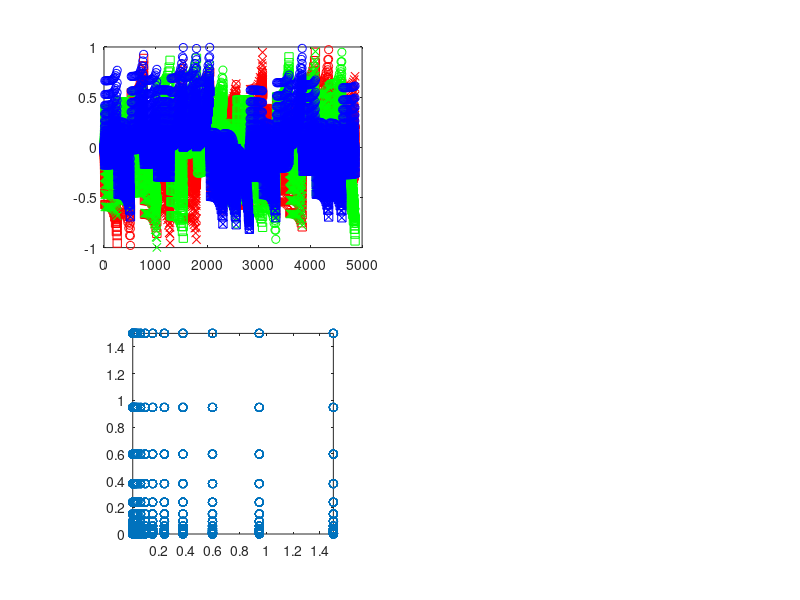

Recreate this plot in MATLAB. (Note: this script raises an error after producing the figure.)
clear all

wd = cd;
DataDir = '/opt/topspin2/data/DT/nmr';
%DataDir = '/Users/daniel/NMRdata/AVII500/DT';
ExpNam = 'AOToct6'; expno = 20;
ExpNam = 'AOT_1H2H_comp'; expno = 20;
ExpNam = 'AOToct7'; expno = 7;
ExpNam = 'AOTdecanol'; expno = 20;
ExpNam = 'Yeast_tripgse'; expno = 73;

Nb = 16;

%biso = linspace(0.02,1,Nb)'; baniso = linspace(0,1,Nb)';
biso = logspace(log10(0.001),0,Nb)'; baniso = biso; baniso(1) = 0;

[biso,baniso] = ndgrid(biso,baniso);
biso = reshape(biso,Nb^2,1);
baniso = reshape(baniso,Nb^2,1);

b = biso + abs(baniso);
biso = biso/max(b);
baniso = baniso/max(b);
b = b/max(b);
beA = zeros(size(b));
indx = baniso>0;
beA(indx) = baniso(indx);
Deltab = (biso + 3*beA - b)/2./b;
ConeAngle = acos(sqrt((Deltab*2+1)/3));

Grel = sqrt(b);

load UniformDistSphereRepulsionN19
%theta = 1*pi/2; phi = 1*pi/2;
Ndir = length(theta);
%phi = 0*pi/2*ones(Ndir,1);
%theta = -0*pi/2 + pi/2*linspace(0,1,Ndir)';

[b_indx,Dir_indx] = ndgrid(1:Nb^2,1:Ndir);
td1 = numel(b_indx);

b_indx = reshape(b_indx,td1,1);
Dir_indx = reshape(Dir_indx,td1,1);

gamma = phi(Dir_indx);
beta = theta(Dir_indx);
alpha = zeros(size(Dir_indx));
%figure(1), clf, plot(alpha,beta,'o'), return

for ntd1 = 1:td1
    A.gamma = gamma(ntd1);
    A.beta = beta(ntd1);
    A.alpha = alpha(ntd1);
    
    R.gamma = [
        cos(A.gamma) sin(A.gamma) 0
        -sin(A.gamma) cos(A.gamma) 0
        0 0 1];

    R.beta = [
        cos(A.beta) 0 -sin(A.beta)
        0 1 0
        sin(A.beta) 0 cos(A.beta)];

    R.alpha = [
        cos(A.alpha) sin(A.alpha) 0
        -sin(A.alpha) cos(A.alpha) 0
        0 0 1];

    R.mat = R.gamma*R.beta*R.alpha;
    
    R.xx(ntd1,1) = R.mat(1,1);
    R.xy(ntd1,1) = R.mat(1,2);
    R.xz(ntd1,1) = R.mat(1,3);
    R.yx(ntd1,1) = R.mat(2,1);
    R.yy(ntd1,1) = R.mat(2,2);
    R.yz(ntd1,1) = R.mat(2,3);
    R.zx(ntd1,1) = R.mat(3,1);
    R.zy(ntd1,1) = R.mat(3,2);
    R.zz(ntd1,1) = R.mat(3,3);
end
                
G.ax = cos(0).*sin(ConeAngle(b_indx)).*Grel(b_indx);
G.ay = sin(0).*sin(ConeAngle(b_indx)).*Grel(b_indx);
G.az = cos(ConeAngle(b_indx)).*Grel(b_indx);
G.bx = cos(2*pi/3).*sin(ConeAngle(b_indx)).*Grel(b_indx);
G.by = sin(2*pi/3).*sin(ConeAngle(b_indx)).*Grel(b_indx);
G.bz = cos(ConeAngle(b_indx)).*Grel(b_indx);
G.cx = cos(4*pi/3).*sin(ConeAngle(b_indx)).*Grel(b_indx);
G.cy = sin(4*pi/3).*sin(ConeAngle(b_indx)).*Grel(b_indx);
G.cz = cos(ConeAngle(b_indx)).*Grel(b_indx);

rax = R.xx.*G.ax + R.xy.*G.ay + R.xz.*G.az;
ray = R.yx.*G.ax + R.yy.*G.ay + R.yz.*G.az;
raz = R.zx.*G.ax + R.zy.*G.ay + R.zz.*G.az;
rbx = R.xx.*G.bx + R.xy.*G.by + R.xz.*G.bz;
rby = R.yx.*G.bx + R.yy.*G.by + R.yz.*G.bz;
rbz = R.zx.*G.bx + R.zy.*G.by + R.zz.*G.bz;
rcx = R.xx.*G.cx + R.xy.*G.cy + R.xz.*G.cz;
rcy = R.yx.*G.cx + R.yy.*G.cy + R.yz.*G.cz;
rcz = R.zx.*G.cx + R.zy.*G.cy + R.zz.*G.cz;

symv.x = rax+rbx+rcx;
symv.y = ray+rby+rcy;
symv.z = raz+rbz+rcz;

rtot = sqrt((rax+rbx+rcx).^2+(ray+rby+rcy).^2+(raz+rbz+rcz).^2);

figure(1), clf
subplot(2,2,1)
plot(1:td1,rax,'ro',1:td1,rbx,'rs',1:td1,rcx,'rx',...
    1:td1,ray,'go',1:td1,rby,'gs',1:td1,rcy,'gx',...
    1:td1,raz,'bo',1:td1,rbz,'bs',1:td1,rcz,'bx')

bmat.xx = rax.*rax + rbx.*rbx + rcx.*rcx;
bmat.yy = ray.*ray + rby.*rby + rcy.*rcy;
bmat.zz = raz.*raz + rbz.*rbz + rcz.*rcz;
bmat.xy = rax.*ray + rbx.*rby + rcx.*rcy;
bmat.xz = rax.*raz + rbx.*rbz + rcx.*rcz;
bmat.yz = ray.*raz + rby.*rbz + rcy.*rcz;

btot = bmat.xx + bmat.yy + bmat.zz;

lambda1 = zeros(1,td1);
lambda2 = zeros(1,td1);
lambda3 = zeros(1,td1);
for ntd1 = 1:td1
    lambdas = eig([bmat.xx(ntd1) bmat.xy(ntd1) bmat.xz(ntd1)
    bmat.xy(ntd1) bmat.yy(ntd1) bmat.yz(ntd1)
    bmat.xz(ntd1) bmat.yz(ntd1) bmat.zz(ntd1)]);
    lambda.tot(1,ntd1) = sum(lambdas);
    Dlambdas = abs(lambdas-lambda.tot(1,ntd1)/3);
    [dummy,indx] = sort(Dlambdas,'descend');
    lambda.c(1,ntd1) = lambdas(indx(1));
    lambda.b(1,ntd1) = lambdas(indx(2));
    lambda.a(1,ntd1) = lambdas(indx(3));
    lambda.iso(1,ntd1) = 3*min(lambdas);
end

lambda.Delta = (lambda.c - (lambda.b+lambda.a)/2)./lambda.tot;
lambda.eta = (lambda.b - lambda.a)./lambda.tot;
lambda.eA = lambda.c - lambda.iso/3;
lambda.eR = 2*((lambda.a+lambda.b)/2 - lambda.iso/3);
lambda.aniso = lambda.eA - lambda.eR;
%%
% subplot(4,2,5)
% plot(1:td1,lambda.tot)
% subplot(4,2,7)
% plot(1:td1,lambda.Delta)
subplot(2,2,3)
plot(lambda.iso,lambda.aniso,'o')
axis tight, axis square
%%
Gnorm.x = sin(theta).*cos(phi);
Gnorm.y = sin(theta).*sin(phi);
Gnorm.z = cos(theta);

[X,Y] = fSchmidt(Gnorm.x,Gnorm.y,Gnorm.z);
latitude.theta = pi/180*[30:30:150 179];
latitude.phi = linspace(0,2*pi,100);
[latitude.phi,latitude.theta] = ndgrid(latitude.phi,latitude.theta);
latitude.z = cos(latitude.theta);
latitude.x = sin(latitude.theta).*cos(latitude.phi);
latitude.y = sin(latitude.theta).*sin(latitude.phi);
[latitude.X,latitude.Y] = fSchmidt(latitude.x,latitude.y,latitude.z);
longitude.theta = pi/180*linspace(30,180,100);
longitude.phi = pi/180*[30:30:360];
[longitude.theta,longitude.phi] = ndgrid(longitude.theta,longitude.phi);
longitude.z = cos(longitude.theta);
longitude.x = sin(longitude.theta).*cos(longitude.phi);
longitude.y = sin(longitude.theta).*sin(longitude.phi);
[longitude.X,longitude.Y] = fSchmidt(longitude.x,longitude.y,longitude.z);

subplot(2,2,2)        
plot(X,Y,'ko')
hold on
plot(latitude.X,latitude.Y,'b-')
plot(longitude.X,longitude.Y,'b-')
axis tight equal off

subplot(2,2,4)
indx = Nb^2+(0:(Ndir-1))*Nb^2;
plot3([zeros(1,numel(indx)); symv.x(indx)'],[zeros(1,numel(indx)); symv.y(indx)'],[zeros(1,numel(indx)); symv.z(indx)'],'-o')
axis tight square
%return

%return
%save gradient ramps

DRdat = struct('GridSamp',1,'Nb',Nb^2,'Ndir',Ndir);

fpath = [DataDir '/' ExpNam '/' num2str(expno)];

fname = 'rax';
fidax = fopen([fpath '/' fname],'w');
fname = 'rax.txt';
fidaxtxt = fopen([fpath '/' fname],'w');
fname = 'ray';
fiday = fopen([fpath '/' fname],'w');
fname = 'ray.txt';
fidaytxt = fopen([fpath '/' fname],'w');
fname = 'raz';
fidaz = fopen([fpath '/' fname],'w');
fname = 'raz.txt';
fidaztxt = fopen([fpath '/' fname],'w');
fname = 'rbx';
fidbx = fopen([fpath '/' fname],'w');
fname = 'rbx.txt';
fidbxtxt = fopen([fpath '/' fname],'w');
fname = 'rby';
fidby = fopen([fpath '/' fname],'w');
fname = 'rby.txt';
fidbytxt = fopen([fpath '/' fname],'w');
fname = 'rbz';
fidbz = fopen([fpath '/' fname],'w');
fname = 'rbz.txt';
fidbztxt = fopen([fpath '/' fname],'w');
fname = 'rcx';
fidcx = fopen([fpath '/' fname],'w');
fname = 'rcx.txt';
fidcxtxt = fopen([fpath '/' fname],'w');
fname = 'rcy';
fidcy = fopen([fpath '/' fname],'w');
fname = 'rcy.txt';
fidcytxt = fopen([fpath '/' fname],'w');
fname = 'rcz';
fidcz = fopen([fpath '/' fname],'w');
fname = 'rcz.txt';
fidcztxt = fopen([fpath '/' fname],'w');

text.header = {
{'##TITLE= /opt/topspin2/data/DT/nmr/C10E3_DTI/6/diff_ramp'};
{'##JCAMP-DX= 5.00 Bruker JCAMP library'}
{'##DATA TYPE= Shape Data'}
{'##ORIGIN= Bruker Analytik GmbH'}
{'##OWNER= <nmrsu>'}
{'##DATE= 07/02/27'}
{'##TIME= 08:11:48'}
{'##MINX= 0'}
{'##MAXX= 1'}
{'##MINY= 0'}
{'##MAXY= 1'}
{'##$SHAPE_EXMODE= Gradient'}
{'##$SHAPE_TOTROT= 0'}
{'##$SHAPE_BWFAC= 0'}
{'##$SHAPE_INTEGFAC= 0'}
{'##$SHAPE_MODE= 0'}};

[Nlines, dummy] = size(text.header);

for nline = 1:Nlines
    fprintf(fidax,'%s\n',text.header{nline}{1});
    fprintf(fiday,'%s\n',text.header{nline}{1});
    fprintf(fidaz,'%s\n',text.header{nline}{1});
    fprintf(fidbx,'%s\n',text.header{nline}{1});
    fprintf(fidby,'%s\n',text.header{nline}{1});
    fprintf(fidbz,'%s\n',text.header{nline}{1});
    fprintf(fidcx,'%s\n',text.header{nline}{1});
    fprintf(fidcy,'%s\n',text.header{nline}{1});
    fprintf(fidcz,'%s\n',text.header{nline}{1});
end


fprintf(fidax,'%s\n',['##NPOINTS=' num2str(td1)]);
fprintf(fidax,'%s\n',['##XYDATA= (X++(Y..Y))']);
fprintf(fiday,'%s\n',['##NPOINTS=' num2str(td1)]);
fprintf(fiday,'%s\n',['##XYDATA= (X++(Y..Y))']);
fprintf(fidaz,'%s\n',['##NPOINTS=' num2str(td1)]);
fprintf(fidaz,'%s\n',['##XYDATA= (X++(Y..Y))']);
fprintf(fidbx,'%s\n',['##NPOINTS=' num2str(td1)]);
fprintf(fidbx,'%s\n',['##XYDATA= (X++(Y..Y))']);
fprintf(fidby,'%s\n',['##NPOINTS=' num2str(td1)]);
fprintf(fidby,'%s\n',['##XYDATA= (X++(Y..Y))']);
fprintf(fidbz,'%s\n',['##NPOINTS=' num2str(td1)]);
fprintf(fidbz,'%s\n',['##XYDATA= (X++(Y..Y))']);
fprintf(fidcx,'%s\n',['##NPOINTS=' num2str(td1)]);
fprintf(fidcx,'%s\n',['##XYDATA= (X++(Y..Y))']);
fprintf(fidcy,'%s\n',['##NPOINTS=' num2str(td1)]);
fprintf(fidcy,'%s\n',['##XYDATA= (X++(Y..Y))']);
fprintf(fidcz,'%s\n',['##NPOINTS=' num2str(td1)]);
fprintf(fidcz,'%s\n',['##XYDATA= (X++(Y..Y))']);

for nG = 1:length(rax)
    fprintf(fidax,'%f\n',rax(nG));
    fprintf(fidaxtxt,'%f\n',rax(nG));
    fprintf(fiday,'%f\n',ray(nG));
    fprintf(fidaytxt,'%f\n',ray(nG));
    fprintf(fidaz,'%f\n',raz(nG));
    fprintf(fidaztxt,'%f\n',raz(nG));
    fprintf(fidbx,'%f\n',rbx(nG));
    fprintf(fidbxtxt,'%f\n',rbx(nG));
    fprintf(fidby,'%f\n',rby(nG));
    fprintf(fidbytxt,'%f\n',rby(nG));
    fprintf(fidbz,'%f\n',rbz(nG));
    fprintf(fidbztxt,'%f\n',rbz(nG));
    fprintf(fidcx,'%f\n',rcx(nG));
    fprintf(fidcxtxt,'%f\n',rcx(nG));
    fprintf(fidcy,'%f\n',rcy(nG));
    fprintf(fidcytxt,'%f\n',rcy(nG));
    fprintf(fidcz,'%f\n',rcz(nG));
    fprintf(fidcztxt,'%f\n',rcz(nG));
end


fprintf(fidax,'%s\n',['##END']);
fprintf(fiday,'%s\n',['##END']);
fprintf(fidaz,'%s\n',['##END']);
fprintf(fidbx,'%s\n',['##END']);
fprintf(fidby,'%s\n',['##END']);
fprintf(fidbz,'%s\n',['##END']);
fprintf(fidcx,'%s\n',['##END']);
fprintf(fidcy,'%s\n',['##END']);
fprintf(fidcz,'%s\n',['##END']);

fclose(fidax);
fclose(fiday);
fclose(fidaz);
fclose(fidaxtxt);
fclose(fidaytxt);
fclose(fidaztxt);
fclose(fidbx);
fclose(fidby);
fclose(fidbz);
fclose(fidbxtxt);
fclose(fidbytxt);
fclose(fidbztxt);
fclose(fidcx);
fclose(fidcy);
fclose(fidcz);
fclose(fidcxtxt);
fclose(fidcytxt);
fclose(fidcztxt);

td1